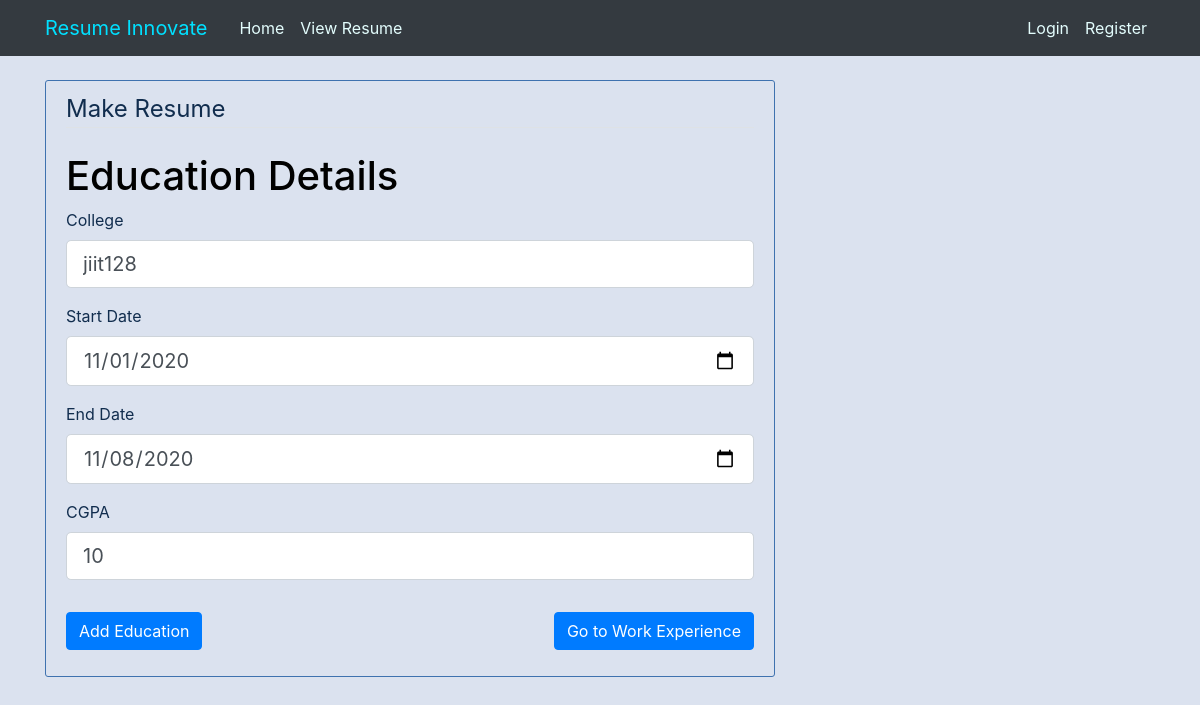
The app's page /resume/new/education/1/update, older data.
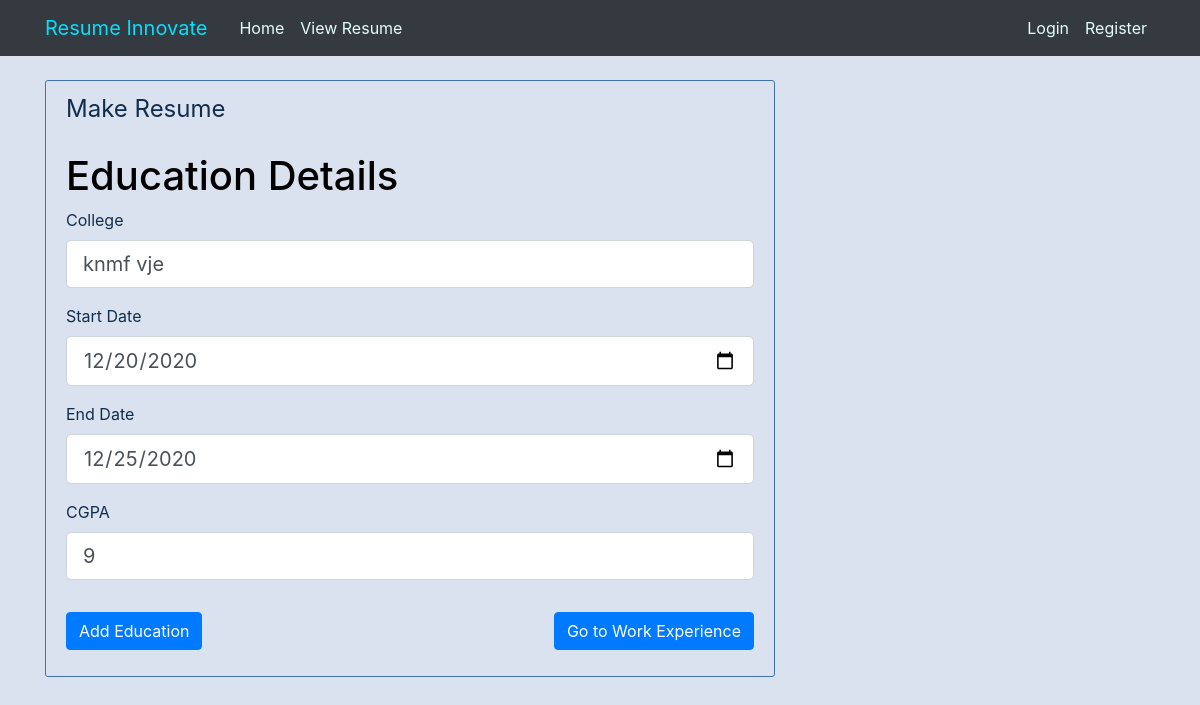
The same page, newer data.
### resume/models.py (models this page shows, shortened)
class education(db.Model):
    id = db.Column(db.Integer, primary_key=True)
    name = db.Column(db.String(100),nullable=False)
    start = db.Column(db.DateTime,nullable=False,default=datetime.today())
    end = db.Column(db.DateTime,nullable=False,default=datetime.today())
    cgpa = db.Column(db.Integer,nullable=False)
    user_id= db.Column(db.Integer,db.ForeignKey('user.id'),nullable=False)

### resume/routes.py (the view)
@app.route("/resume/new/education/<int:education_id>/update",methods=["GET","POST"])
def update_edu(education_id):
    eduview = education.query.get_or_404(education_id)
    form = useredu()
    if form.validate_on_submit():
        eduview.name = form.college.data
        eduview.start = form.start.data
        eduview.end = form.end.data
        eduview.cgpa = form.cgpa.data
        db.session.commit()
        flash('Your education details have been updated!', 'success')
        return redirect(url_for('postedu'))
    elif request.method == 'GET':
        form.college.data= eduview.name
        form.start.data = eduview.start
        form.end.data = eduview.end
        form.cgpa.data =  eduview.cgpa
    return render_template("education.html",title="Update Education",form=form)

### resume/forms.py (shortened to what this page needs)
class useredu(FlaskForm):
    college = StringField("College",
        validators=[DataRequired(),Length(min=5)])
    start = DateField('Start Date', format='%Y-%m-%d',
         validators=[DataRequired()])
    end  = DateField('End Date', format='%Y-%m-%d',
        validators=[DataRequired()])
    cgpa  = StringField("CGPA",
        validators=[DataRequired()])
    submit = SubmitField("Add Education")

### resume/templates/education.html (shortened to what this page needs)
{% extends "layout.html" %} {% block content %}
<div class="content-section">
    <form method="POST" action="">
        <fieldset class="form-group" id="cloneunder">
            <legend class="border-bottom mb-4">Make Resume</legend>
            <h1>Education Details</h1>
            <div id="skillclass">
                <div class="form-group">
                    {{ form.college.label(class="form-control-label") }} {% if form.college.errors %} {{ form.college(class="form-control form-control-lg is-invalid") }}
                    <div class="invalid-feedback">
                        {% for error in form.college.errors %}
                        <span>{{error}}</span> {% endfor %}
                    </div>
                    {% else %} {{ form.college(class="form-control form-control-lg") }} {% endif %}
                </div>
                <div class="form-group">
                    {{ form.start.label(class="form-control-label") }} {% if form.start.errors %} {{ form.start(class="form-control form-control-lg is-invalid") }}
                    <div class="invalid-feedback">
                        {% for error in form.start.errors %}
                        <span>{{error}}</span> {% endfor %}
                    </div>
                    {% else %} {{ form.start(class="form-control form-control-lg") }} {% endif %}
                </div>
                <div class="form-group">
                    {{ form.end.label(class="form-control-label") }} {% if form.end.errors %} {{ form.end(class="form-control form-control-lg is-invalid") }}
                    <div class="invalid-feedback">
                        {% for error in form.end.errors %}
                        <span>{{error}}</span> {% endfor %}
                    </div>
                    {% else %} {{ form.end(class="form-control form-control-lg") }} {% endif %}
                </div>
                <div class="form-group">
                    {{ form.cgpa.label(class="form-control-label") }} {% if form.cgpa.errors %} {{ form.cgpa(class="form-control form-control-lg is-invalid") }}
                    <div class="invalid-feedback">
                        {% for error in form.cgpa.errors %}
                        <span>{{error}}</span> {% endfor %}
                    </div>
                    {% else %} {{ form.cgpa(class="form-control form-control-lg") }} {% endif %}
                </div>
            </div>
        </fieldset>
        <a href="/resume/new/experience" class="btn btn-primary" style="float: right;">Go to Work Experience</a>
        <div class="form-group">
            {{ form.submit(class="btn btn-primary") }}
        </div>
    </form>
</div>
 {% endblock content %}

### resume/templates/layout.html (shortened to what this page needs)
<!DOCTYPE html>
<html>
<head>
    <link rel="stylesheet" href="https://maxcdn.bootstrapcdn.com/bootstrap/4.0.0/css/bootstrap.min.css">
    <link rel="stylesheet" type="text/css" href="{{ url_for('static', filename='main.css') }}">
</head>
<body>
    <header class="site-header">
        <nav class="navbar navbar-expand-lg navbar-dark bg-dark fixed-top">
            <div class="container">
                <a class="navbar-brand mr-4" style="color: #00e0ff;" href="/">Resume Innovate</a>
                <div class="collapse navbar-collapse" id="navbarToggle">
                    <div class="navbar-nav mr-auto">
                        <a class="nav-item nav-link" href="/">Home</a>
                        <a class="nav-item nav-link" href="/resume">View Resume</a>
                    </div>
                    <div class="navbar-nav">
                        {% if current_user.is_authenticated %}
                        <a class="nav-item nav-link" href="/accounts">Account</a>
                        <a class="nav-item nav-link" href="/logout">Logout</a>
                        <a class="nav-item nav-link" href="/resume/new">Create</a> {% else %}
                        <a class="nav-item nav-link" href="/login">Login</a>
                        <a class="nav-item nav-link" href="/register">Register</a> {% endif %}
                    </div>
                </div>
            </div>
        </nav>
    </header>
    <main role="main" class="container">
        <div class="row">
            <div class="col-md-8">
                 {% block content %}{% endblock %}
            </div>
        </div>
    </main>
</body>
</html>

### resume/static/main.css (style rules this page uses)
body { background: #dbe2ef; color: #112d4e; margin-top: 5rem; }
h1, h2, h3, h4, h5, h6 { color: black; }
.site-header .navbar-nav .nav-link { color: #e3fdfd; }
.content-section { color: #112d4e; background: #dbe2ef; padding: 10px 20px; border: 1px solid #3f72af; border-radius: 3px; margin-bottom: 20px; }

Row changes from the older to the newer data that the page shows:
changed education: start "11/01/2020" → "12/20/2020"; end "11/08/2020" → "12/25/2020"; cgpa "10" → "9"
Text that changed along with them:
form field college: "jiit128" → "knmf vje"
